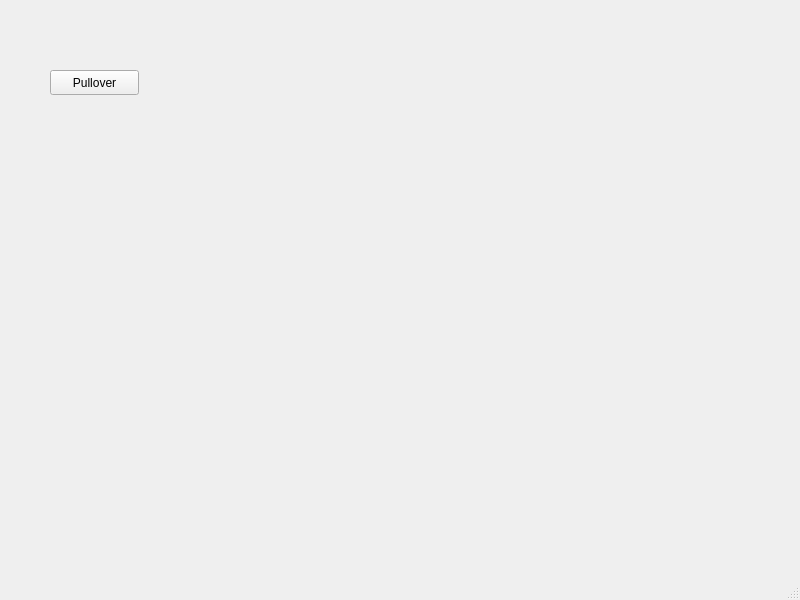
<?xml version="1.0" encoding="UTF-8"?>
<ui version="4.0">
 <class>MainWindow</class>
 <widget class="QMainWindow" name="MainWindow">
  <property name="geometry">
   <rect>
    <x>0</x>
    <y>0</y>
    <width>800</width>
    <height>600</height>
   </rect>
  </property>
  <property name="windowTitle">
   <string>MainWindow</string>
  </property>
  <widget class="QWidget" name="centralwidget">
   <widget class="QPushButton" name="pushButton">
    <property name="geometry">
     <rect>
      <x>50</x>
      <y>70</y>
      <width>89</width>
      <height>25</height>
     </rect>
    </property>
    <property name="text">
     <string>Pullover</string>
    </property>
   </widget>
  </widget>
  <widget class="QMenuBar" name="menubar">
   <property name="geometry">
    <rect>
     <x>0</x>
     <y>0</y>
     <width>800</width>
     <height>22</height>
    </rect>
   </property>
  </widget>
  <widget class="QStatusBar" name="statusbar"/>
 </widget>
 <resources/>
 <connections/>
</ui>
